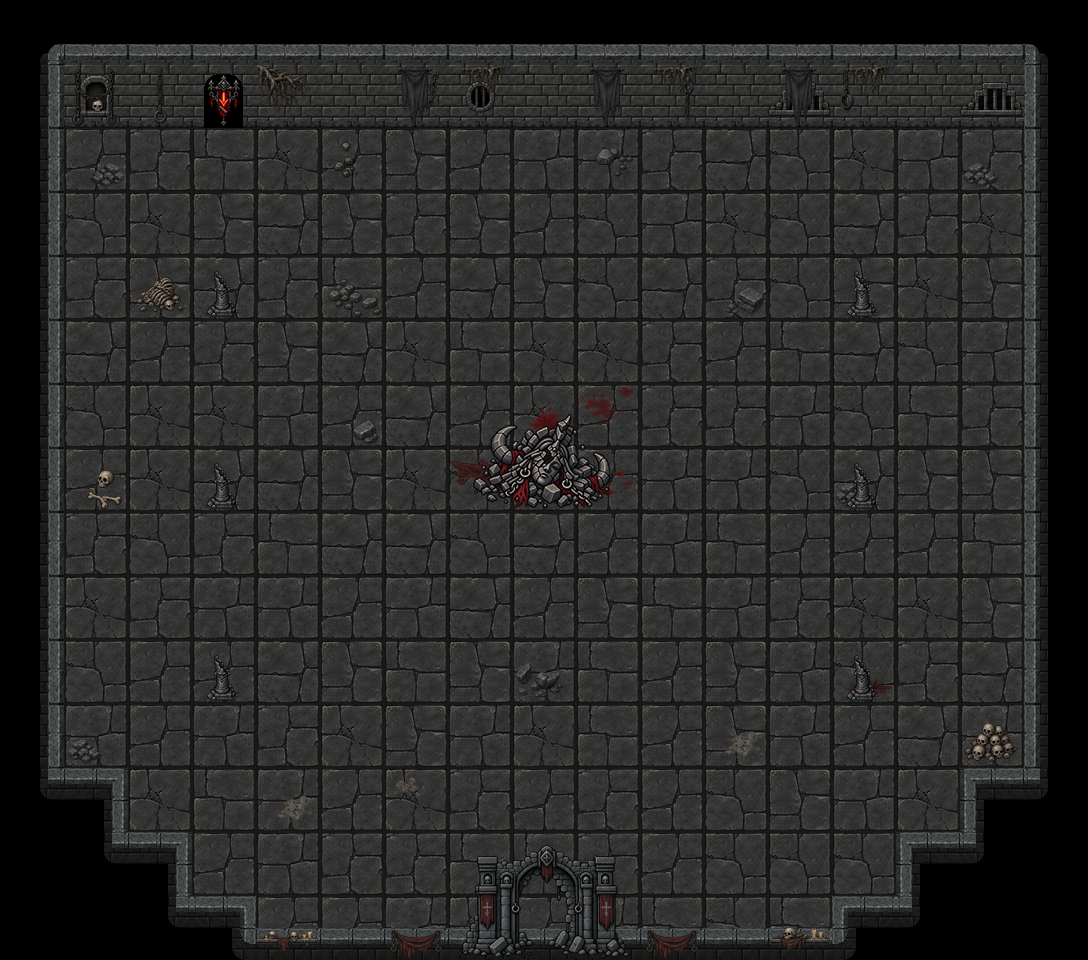

Tiled map render using the project's own tile images. Description and the map definition, with tile-layer contents summarised, below:
An orthogonal 17x15 tile map with 64x64 px tiles, 9 tile layers (Ground, WallsBack, WallsFront, Gate, ...), 3 tilesets and 26 objects (4x torches_v1, exit_next_floor, exit_back, Spawn).

<map version="1.10" tiledversion="1.12.2" orientation="orthogonal" renderorder="right-down" width="17" height="15" tilewidth="64" tileheight="64" infinite="0" nextlayerid="17" nextobjectid="55">
 <tileset firstgid="1" source="items.tsx" />
 <tileset firstgid="169" source="act3_floor_64.tsx" />
 <tileset firstgid="177" source="my_tiles_textured_v9.tsx" />
 <layer id="1" name="Ground" width="17" height="15">
  <data>[255 cells, 198 non-empty, 8 distinct tile ids]</data>
 </layer>
 <layer id="6" name="WallsBack" width="17" height="15">
  <data>[255 cells, 54 non-empty, 7 distinct tile ids]</data>
 </layer>
 <layer id="5" name="WallsFront" width="17" height="15">
  <data>[255 cells, 21 non-empty, 4 distinct tile ids]</data>
 </layer>
 <layer id="2" name="Gate" width="17" height="15">
  <data>[255 cells, 6 non-empty, 6 distinct tile ids]</data>
 </layer>
 <layer id="16" name="GroundDetails_01" width="17" height="15">
  <data>[255 cells, 21 non-empty, 17 distinct tile ids]</data>
 </layer>
 <layer id="10" name="Objects" width="17" height="15">
  <data>[255 cells, 12 non-empty, 7 distinct tile ids]</data>
 </layer>
 <layer id="15" name="DecorBack_02" width="17" height="15">
  <data>[255 cells, 9 non-empty, 8 distinct tile ids]</data>
 </layer>
 <layer id="3" name="DecorBack_01" width="17" height="15">
  <data>[255 cells, 9 non-empty, 5 distinct tile ids]</data>
 </layer>
 <layer id="14" name="DecorFront_01" width="17" height="15">
  <data>[255 cells, 4 non-empty, 3 distinct tile ids]</data>
 </layer>
 <objectgroup id="13" name="Blocked">
  <object id="35" x="21" y="25" width="147" height="82" />
  <object id="36" x="287" y="20" width="776" height="85" />
  <object id="37" x="1042" y="48" width="34" height="896" />
  <object id="38" x="983" y="801" width="82" height="143" />
  <object id="39" x="869" y="918" width="188" height="31" />
  <object id="40" x="922" y="855" width="152" height="27" />
  <object id="41" x="15" y="909" width="212" height="35" />
  <object id="42" x="9" y="46" width="34" height="885" />
  <object id="43" x="78" y="796" width="29" height="96" />
  <object id="45" x="137" y="849" width="43" height="36" />
  <object id="48" x="209.333" y="273.333" width="28" height="30" />
  <object id="49" x="212" y="466" width="27.3333" height="31.3333" />
  <object id="50" x="211.333" y="658.667" width="30" height="28" />
  <object id="51" x="487.333" y="398" width="118" height="84.6667" />
  <object id="52" x="850.667" y="276" width="30" height="24" />
  <object id="53" x="851.333" y="469.333" width="25.3333" height="24.6667" />
  <object id="54" x="844.667" y="658.667" width="33.3333" height="26" />
 </objectgroup>
 <objectgroup id="9" name="Barriers">
  <object id="46" x="269" y="939" width="222" height="15" />
  <object id="47" x="610" y="941" width="215" height="8" />
 </objectgroup>
 <objectgroup id="11" name="Connectors">
  <object id="7" name="exit_next_floor" x="223" y="114">
   <point />
  </object>
  <object id="8" name="exit_back" x="544.667" y="936.667">
   <point />
  </object>
 </objectgroup>
 <objectgroup id="12" name="Entities">
  <object id="9" name="torches_v1" x="352" y="97.333">
   <point />
  </object>
  <object id="10" name="torches_v1" x="545.667" y="94.0003">
   <point />
  </object>
  <object id="11" name="torches_v1" x="734.667" y="97.3337">
   <point />
  </object>
  <object id="12" name="torches_v1" x="932" y="95.3337">
   <point />
  </object>
  <object id="32" name="Spawn" x="672.666" y="483.333">
   <point />
  </object>
 </objectgroup>
</map>
